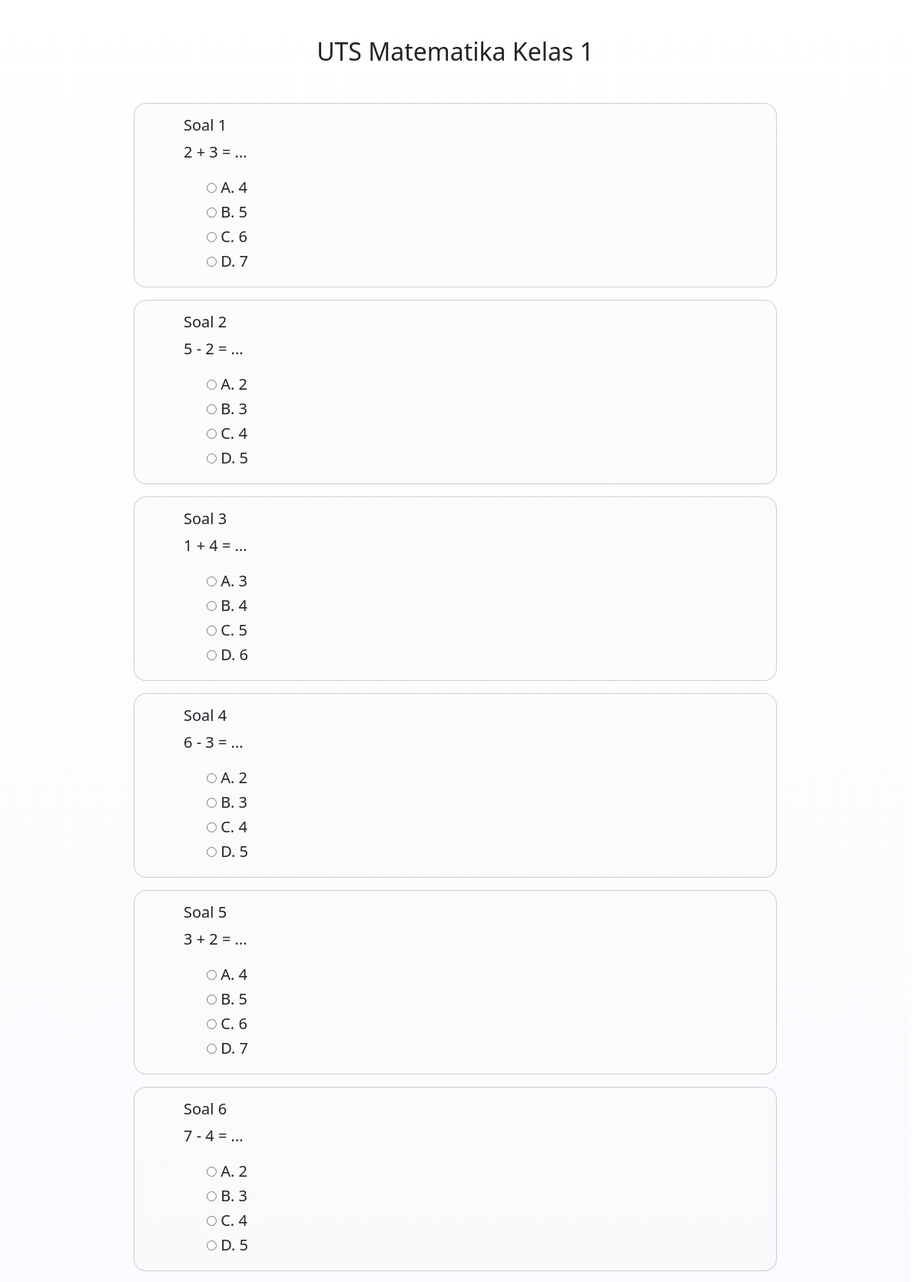
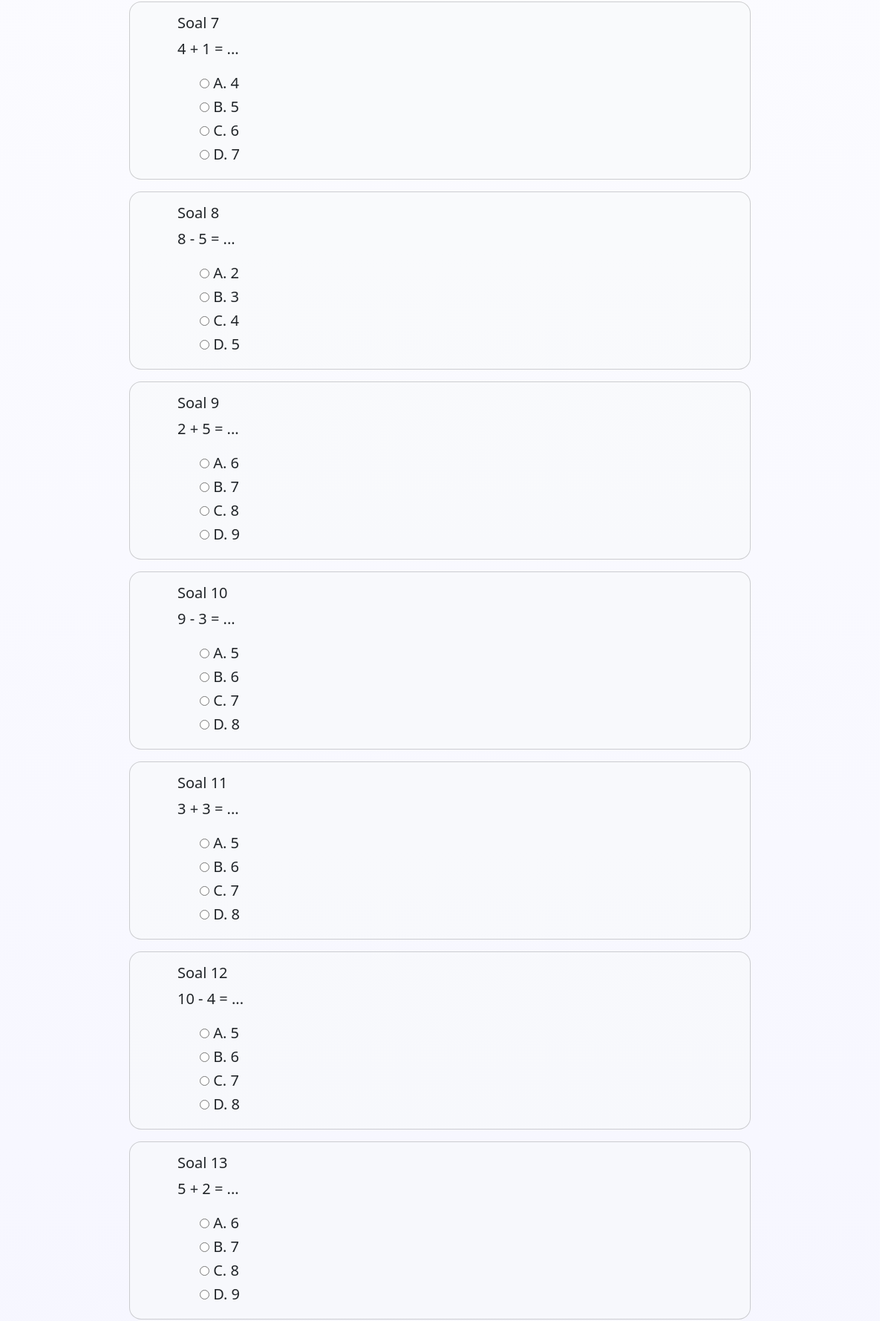
Screenshot of /user/pages/ujian.php?id=1 (upper part) with the database file from the repository (2 pictures, top to bottom).
### tables this page shows
CREATE TABLE `paket_soal` (
  `id_paket` int(11) NOT NULL,
  `judul` varchar(30) DEFAULT NULL,
  `mata_pelajaran` varchar(20) DEFAULT NULL,
  `kelas` int(11) DEFAULT NULL,
  `jumlah_soal` int(11) DEFAULT NULL
);

CREATE TABLE `soal` (
  `id` int(11) NOT NULL,
  `kelas` int(11) DEFAULT NULL,
  `mata_pelajaran` varchar(30) DEFAULT NULL,
  `soal` varchar(200) NOT NULL,
  `paket_soal` int(11) NOT NULL,
  `pilihan_a` text NOT NULL,
  `pilihan_b` text NOT NULL,
  `pilihan_c` text NOT NULL,
  `pilihan_d` text NOT NULL,
  `jawaban_benar` char(1) NOT NULL,
  `pembahasan` text NOT NULL,
  `bobot` int(11) NOT NULL
);

### user/pages/ujian.php (the view, shortened to what this page needs)
<?php
include '../../config/connection.php';
$paket_id = $_GET['id'];
$stmt_paket = $db->prepare("SELECT * FROM paket_soal WHERE id_paket = ?");
$stmt_paket->bind_param("i", $paket_id);
$stmt_paket->execute();
$result_paket = $stmt_paket->get_result();
$paket = $result_paket->fetch_assoc();
$stmt_soal = $db->prepare("SELECT * FROM soal WHERE paket_soal = ?");
$stmt_soal->bind_param("i", $paket_id);
$stmt_soal->execute();
$result_soal = $stmt_soal->get_result();
?>
<!DOCTYPE html>
<html>
<head>
    <link href="https://cdn.jsdelivr.net/npm/bootstrap@5.3.8/dist/css/bootstrap.min.css" rel="stylesheet">
</head>
<body >
    <div class="container mt-5">
        <h2 class="text-center mb-5"><?php echo htmlspecialchars($paket['judul']); ?></h2>
        <form method="POST" action="../proses/proses_ujian.php">
            <?php $no = 1; while($soal = $result_soal->fetch_assoc()): ?>
            <div class="card mb-3 bg-light bg-opacity-50 rounded-4 w-75 mx-auto fs-5">
                <div class="card-body ms-5">
                    <h5>Soal <?php echo $no++; ?></h5>
                    <p><?php echo htmlspecialchars($soal['soal']); ?></p>
                    <div class="form-check">
                        <input type="radio" name="jawaban[<?php echo htmlspecialchars($soal['id']); ?>]" value="A" id="<?php echo htmlspecialchars($soal['id']); ?>a">
                        <label for="<?php echo htmlspecialchars($soal['id']); ?>a">A. <?php echo htmlspecialchars($soal['pilihan_a']); ?></label>
                    </div>
                    <div class="form-check">
                        <input type="radio" name="jawaban[<?php echo htmlspecialchars($soal['id']); ?>]" value="B" id="<?php echo htmlspecialchars($soal['id']); ?>b">
                        <label for="<?php echo htmlspecialchars($soal['id']); ?>b">B. <?php echo htmlspecialchars($soal['pilihan_b']); ?></label>
                    </div>
                    <div class="form-check">
                        <input type="radio" name="jawaban[<?php echo htmlspecialchars($soal['id']); ?>]" value="C" id="<?php echo htmlspecialchars($soal['id']); ?>c">
                        <label for="<?php echo htmlspecialchars($soal['id']); ?>c">C. <?php echo htmlspecialchars($soal['pilihan_c']); ?></label>
                    </div>
                    <div class="form-check">
                        <input type="radio" name="jawaban[<?php echo htmlspecialchars($soal['id']); ?>]" value="D" id="<?php echo htmlspecialchars($soal['id']); ?>d">
                        <label for="<?php echo htmlspecialchars($soal['id']); ?>d">D. <?php echo htmlspecialchars($soal['pilihan_d']); ?></label>
                    </div>
                </div>
            </div>
            <?php endwhile; ?>
        </form>
    </div>
</body>
</html>

### user/pages/ujian.php (style rules this page uses)
html { scrollbar-gutter: stable; }
body { background: linear-gradient(180deg, #ffffff 0%, #f7f7ff 60%, #f2f2ff 100%); background-attachment: fixed; }

### rows the page displays
paket_soal: judul "UTS Matematika Kelas 1"
soal: soal "2 + 3 = ...", pilihan_a "4", pilihan_b "5", pilihan_c "6", pilihan_d "7"
soal: soal "5 - 2 = ...", pilihan_a "2", pilihan_b "3", pilihan_c "4", pilihan_d "5"
soal: soal "1 + 4 = ...", pilihan_a "3", pilihan_b "4", pilihan_c "5", pilihan_d "6"
soal: soal "6 - 3 = ...", pilihan_a "2", pilihan_b "3", pilihan_c "4", pilihan_d "5"
soal: soal "3 + 2 = ...", pilihan_a "4", pilihan_b "5", pilihan_c "6", pilihan_d "7"
soal: soal "7 - 4 = ...", pilihan_a "2", pilihan_b "3", pilihan_c "4", pilihan_d "5"
soal: soal "4 + 1 = ...", pilihan_a "4", pilihan_b "5", pilihan_c "6", pilihan_d "7"
soal: soal "8 - 5 = ...", pilihan_a "2", pilihan_b "3", pilihan_c "4", pilihan_d "5"
soal: soal "2 + 5 = ...", pilihan_a "6", pilihan_b "7", pilihan_c "8", pilihan_d "9"
soal: soal "9 - 3 = ...", pilihan_a "5", pilihan_b "6", pilihan_c "7", pilihan_d "8"
soal: soal "3 + 3 = ...", pilihan_a "5", pilihan_b "6", pilihan_c "7", pilihan_d "8"
soal: soal "10 - 4 = ...", pilihan_a "5", pilihan_b "6", pilihan_c "7", pilihan_d "8"
soal: soal "5 + 2 = ...", pilihan_a "6", pilihan_b "7", pilihan_c "8", pilihan_d "9"
